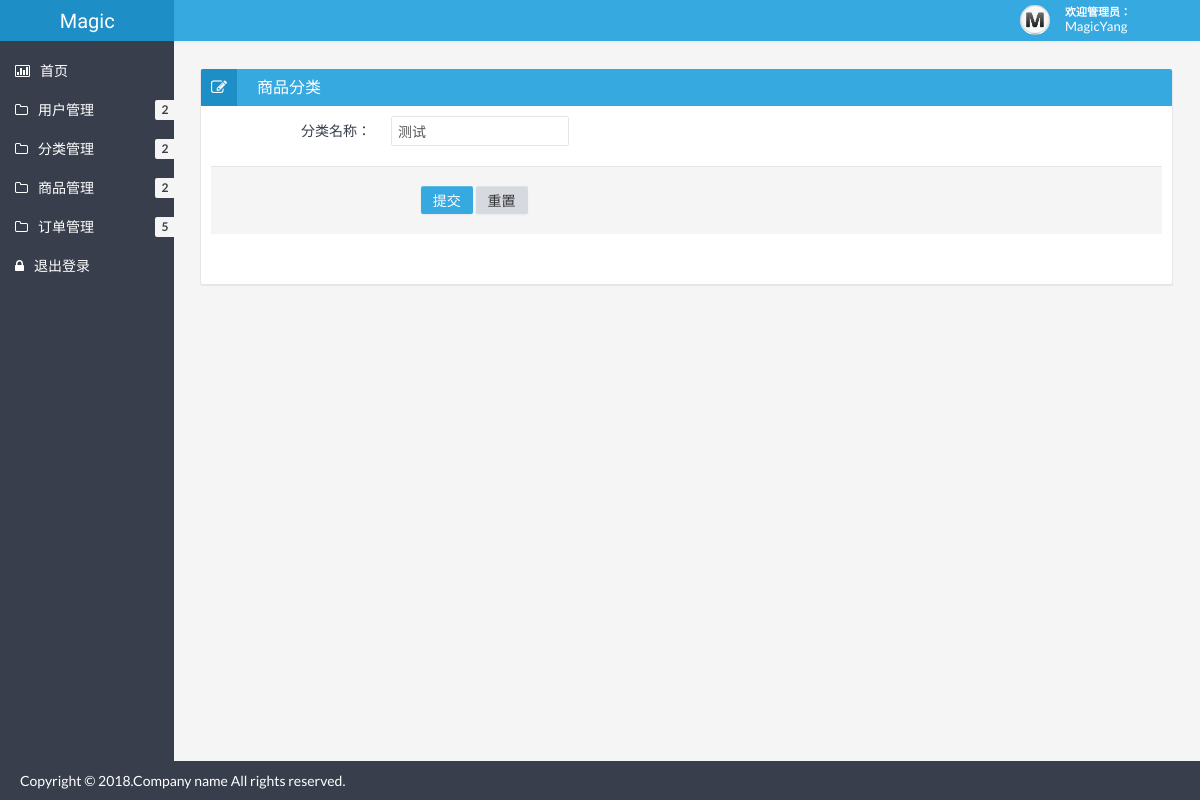
/admin/editOrder.php?cid=7 (signed in), run on an earlier commit of the app's database.
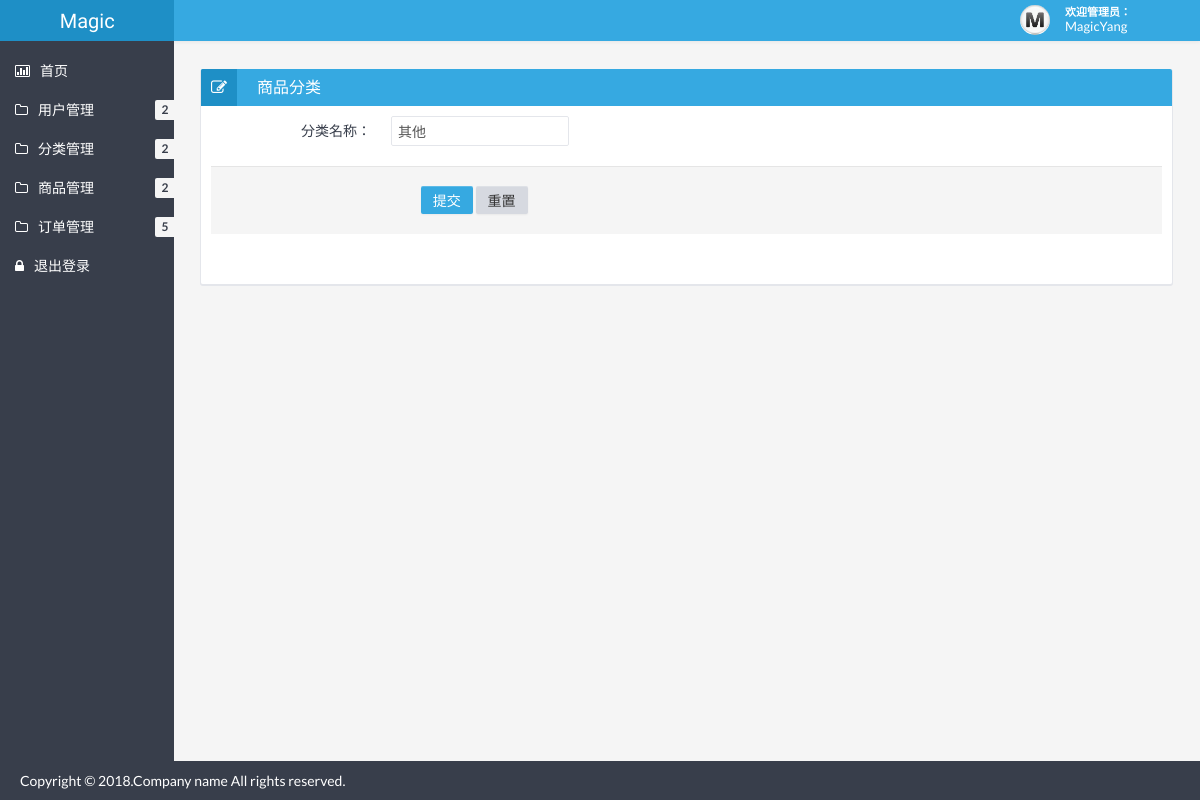
And on a later commit of the database.
### tables this page shows
CREATE TABLE `category` (
  `cid` int(11) NOT NULL COMMENT '分类id',
  `cname` varchar(20) NOT NULL COMMENT '分类名称',
  `state` tinyint(1) NOT NULL COMMENT '分类状态',
  PRIMARY KEY (`cid`)
);

### admin/editOrder.php (the view, shortened to what this page needs)
<?php
	$cname = "";
	if(isset($_GET['cid'])){
	    $sql = 'select * from category where cid ='.$_GET['cid'];
	    $res = mysql_query($sql);
	    $row = mysql_fetch_array($res);
	    $cname = $row['cname'];
	}
?>
<!DOCTYPE html>
<html lang="en">
<head>
	<link href="css/bootstrap.min.css" rel="stylesheet" />
	<link href="css/bootstrap-responsive.min.css" rel="stylesheet" />
	<link href="css/style.min.css" rel="stylesheet" />
	<link href="css/style-responsive.min.css" rel="stylesheet" />
	<link href="css/retina.css" rel="stylesheet" />
<meta http-equiv="Content-Type" content="text/html; charset=utf-8" /></head>
<body>
		<?php include "header.php" ?>
		<div class="container-fluid-full">
		<div class="row-fluid">
			<?php include "banner.php" ?>
			<div id="content" class="span10">
			<div class="row-fluid">
				<div class="box span12">
					<div class="box-header">
						<h2><i class="icon-edit"></i>商品分类</h2>
					</div>
					<div class="box-content">
						<form class="form-horizontal" action="<?php echo $_SERVER['PHP_SELF']; ?>" method="post"/>
						  <fieldset>
							<div class="control-group">
							  <label class="control-label" for="cname">分类名称：</label>
							  <div class="controls">
								<input type="text" class="span3" id="cname" name="cname" value="<?php echo $cname;?>"/>
							  </div>
							</div>
							<div class="form-actions">&nbsp;&nbsp;&nbsp;&nbsp;&nbsp;&nbsp;&nbsp;&nbsp;&nbsp;&nbsp;
							  <button type="submit" class="btn btn-primary">提交</button>
							  <button type="reset" class="btn">重置</button>
							</div>
						  </fieldset>
					</div>
				</div>
			</div>
			</div>
		</div>
		<?php include "footer.php"?>
	</div>
</body>
</html>

What changed in the data, as far as the page shows it:
changed category: cname "测试" → "其他"
